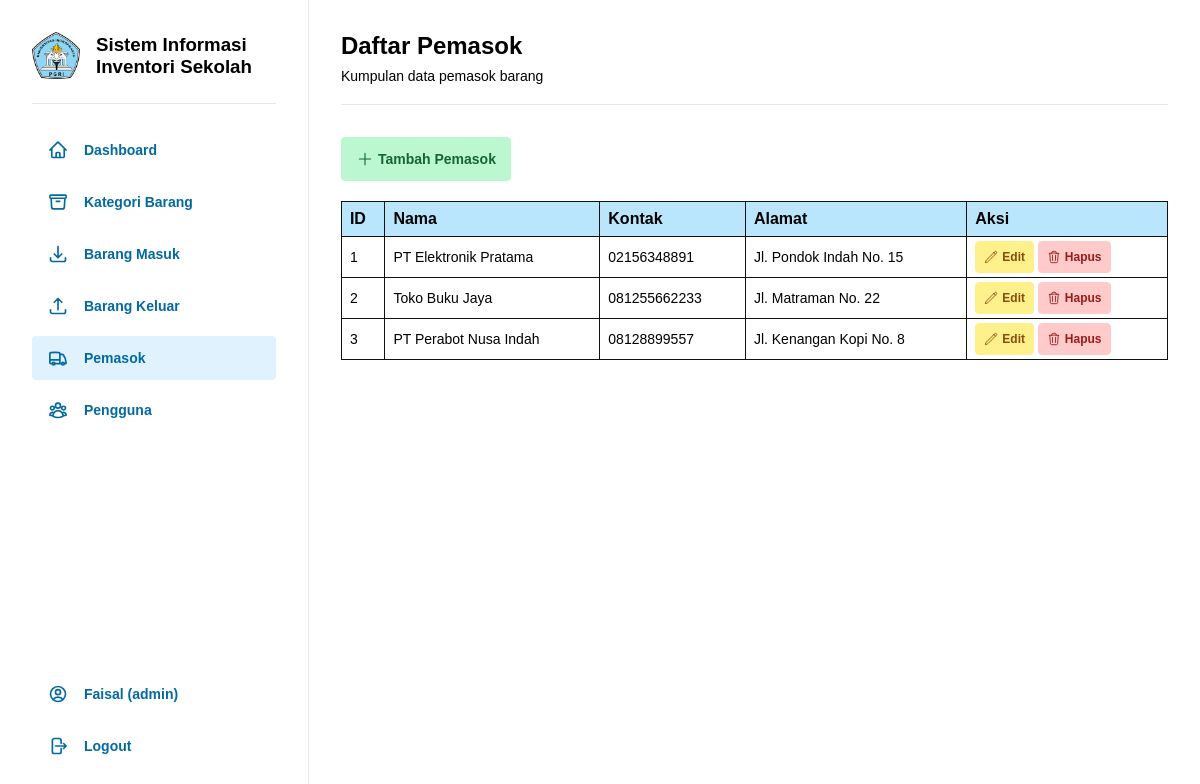
/pages/pemasok/index.php (signed in), run on the app's committed database.
### tables this page shows
CREATE TABLE `pemasok` (
  `id_pemasok` int(11) NOT NULL,
  `nama_pemasok` varchar(100) NOT NULL,
  `kontak_pemasok` varchar(100) DEFAULT NULL,
  `alamat_pemasok` varchar(255) DEFAULT NULL
);

### pages/pemasok/index.php (the view, shortened to what this page needs)
<?php
  include '../../config/database.php';
  include '../../includes/header.php';
  $query = $pdo->query("SELECT * FROM pemasok");
  $suppliers = $query->fetchAll(PDO::FETCH_ASSOC);
?>
<div class="content flex-column">
    <h2 class="mb-8">Daftar Pemasok</h2>
    <p class="small">Kumpulan data pemasok barang</p>
    <hr class="mt-20 mb-32">
    <a class="green self-baseline items-center gap-4" href="add.php">
        <img src="../../assets/images/icons/add.svg" alt="add icon">
        <span>Tambah Pemasok</span>
    </a>
    <table class="table-view mt-20">
        <thead>
            <tr>
                <th>ID</th>
                <th>Nama</th>
                <th>Kontak</th>
                <th>Alamat</th>
                <th>Aksi</th>
            </tr>
        </thead>
        <tbody>
            <?php foreach ($suppliers as $supplier): ?>
            <tr>
                <td><?php echo htmlspecialchars($supplier['id_pemasok']); ?></td>
                <td><?php echo htmlspecialchars($supplier['nama_pemasok']); ?></td>
                <td><?php echo htmlspecialchars($supplier['kontak_pemasok']); ?></td>
                <td><?php echo htmlspecialchars($supplier['alamat_pemasok']); ?></td>
                <td>
                    <a class="yellow btn-sm items-center gap-4" href="edit.php?id=<?php echo $supplier['id_pemasok']; ?>">
                        <img src="../../assets/images/icons/edit.svg" alt="edit icon">
                        <span>Edit</span>
                    </a>
                    <a class="red btn-sm items-center gap-4" href="delete.php?id=<?php echo $supplier['id_pemasok']; ?>" onclick="return confirm('Apakah Anda yakin ingin menghapus data pemasok ini?');">
                        <img src="../../assets/images/icons/bin.svg" alt="delete icon">
                        <span>Hapus</span>
                    </a>
                </td>
            </tr>
            <?php endforeach; ?>
        </tbody>
    </table>
</div>
<?php include '../../includes/footer.php'; ?>

### assets/css/style.css (style rules this page uses)
* { box-sizing: border-box; margin: 0; padding: 0; font-family: sans-serif; }
.mt-20 { margin-top: 20px; }
.mb-8 { margin-bottom: 8px; }
.mb-32 { margin-bottom: 32px; }
.gap-4 { gap: 4px; }
.flex-column { display: flex; flex-direction: column; }
.items-center { align-items: center; }
.self-baseline { align-self: baseline; }
hr { height: 1px; background-color: #e5e7eb; border: 0; margin-block: 8px; }
button.green, a.green { padding: 12px 14px; color: #166534; background-color: #bbf7d0; border: 1px solid #bbf7d0; border-radius: 4px; font-weight: 600; font-size: 14px; text-decoration: none; }
button.yellow, a.yellow { padding: 12px 14px; color: #854d0e; background-color: #fef08a; border: 1px solid #fef08a; border-radius: 4px; font-weight: 600; font-size: 14px; text-decoration: none; }
button.red, a.red { padding: 12px 14px; color: #991b1b; background-color: #fecaca; border: 1px solid #fecaca; border-radius: 4px; font-weight: 600; font-size: 14px; text-decoration: none; }
button.btn-sm, a.btn-sm { padding: 8px; font-size: 12px; }
a { display: flex; }
table tbody tr td a { display: inline-flex; }
.content { width: 100%; padding: 32px; }
.small { font-size: 14px; }
table { width: 100%; border-collapse: collapse; }
table.table-view tr th { background-color: #bae6fd; border: 1px solid #111111; padding: 8px; text-align: left; }
table.table-view tr td { border: 1px solid #111111; padding: 4px 8px; font-size: 14px; text-align: left; }

### data on the page
pemasok: id_pemasok "1", nama_pemasok "PT Elektronik Pratama", kontak_pemasok "02156348891", alamat_pemasok "Jl. Pondok Indah No. 15"
pemasok: id_pemasok "2", nama_pemasok "Toko Buku Jaya", kontak_pemasok "081255662233", alamat_pemasok "Jl. Matraman No. 22"
pemasok: id_pemasok "3", nama_pemasok "PT Perabot Nusa Indah", kontak_pemasok "08128899557", alamat_pemasok "Jl. Kenangan Kopi No. 8"

### other printed values
$username "Faisal"
$role "admin"
